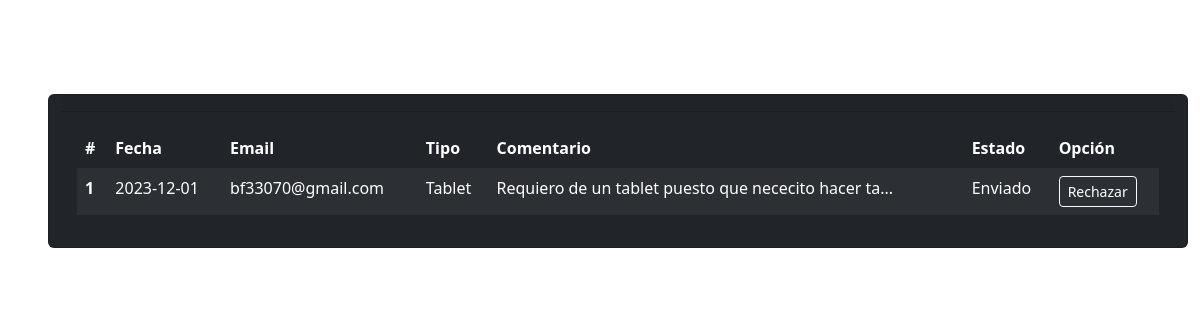
Page /pages/equipos/indexTickets.php (signed in) on the committed database.
### tables this page shows
CREATE TABLE `tickets` (
  `id` int(10) NOT NULL,
  `fecha` date DEFAULT NULL,
  `tipo_id` int(11) NOT NULL,
  `funcionario_id` int(10) NOT NULL,
  `comentario` varchar(600) NOT NULL,
  `estado` varchar(50) NOT NULL
);

CREATE TABLE `funcionarios` (
  `id` int(10) NOT NULL,
  `nombre` varchar(50) NOT NULL,
  `apellido` varchar(50) NOT NULL,
  `email` varchar(50) NOT NULL,
  `establecimiento_id` int(10) NOT NULL,
  `departamento_id` int(10) NOT NULL
);

CREATE TABLE `tipo` (
  `id` int(10) NOT NULL,
  `tipo` varchar(50) NOT NULL
);

### pages/equipos/indexTickets.php (the view, shortened to what this page needs)
<?php ob_start();
include("database/auth.php");
$query = "SELECT tickets.*, funcionarios.email AS email, tipo.tipo AS tipo
FROM tickets
LEFT JOIN tipo ON tickets.tipo_id = tipo.id
LEFT JOIN funcionarios ON tickets.funcionario_id = funcionarios.id
ORDER BY tickets.fecha DESC";
$result = mysqli_query($connection, $query);
?>
<!DOCTYPE html>
<html lang="es">
<head>
    <link rel="stylesheet" href="https://cdn.jsdelivr.net/npm/bootstrap@5.3.0/dist/css/bootstrap.min.css"
>
</head>
<body>
    <nav class="navbar navbar-expand-lg navbar-light bg-transparent py-4 px-4">
        <h2 class="fs-2 mx-4 text-white">Tickets</h2>
    </nav>
    <main class="container mx-5">
        <div class="row" id="contenedortabla">
            <div class="card text-bg-dark">
                <div class="card-header">
                </div>
                <div class="card-body table-responsive text-bg-dark">
                    <table class="table table-hover table-dark table-striped tableAux  table-borderless"
                        id="dataTablesTickets">
                        <thead>
                            <tr>
                                <th scope="col">#</th>
                                <th scope="col">Fecha</th>
                                <th scope="col">Email</th>
                                <th scope="col">Tipo</th>
                                <th scope="col">Comentario</th>
                                <th scope="col">Estado</th>
                                <th scope="col">Opción</th>
                            </tr>
                        </thead>
                        <tbody>
                            <?php while ($fila = mysqli_fetch_array($result)): ?>
                                <tr>
                                    <th scope="row">
                                        <?= $fila['id'] ?>
                                    </th>
                                    <td>
                                        <?= $fila['fecha'] ?>
                                    </td>
                                    <td>
                                        <?= $fila['email'] ?>
                                    </td>
                                    <td>
                                        <?= $fila['tipo'] ?>
                                    </td>
                                    <td data-bs-toggle="popover"
                                        data-bs-content="<?= htmlspecialchars($fila['comentario']) ?>">
                                        <?= strlen($fila['comentario']) > 50 ? htmlspecialchars(substr($fila['comentario'], 0, 50)) . '...' : htmlspecialchars($fila['comentario']) ?>
                                    </td>
                                    <td>
                                        <?= $fila['estado'] ?>
                                    </td>
                                    <td>
                                        <a href="index.php?p=equipos/ticketsAction/update&id=<?= $fila['id'] ?>"
                                            class="btn btn-sm text-white btn-outline-warning border border-light">Rechazar</a>
                                    </td>
                                </tr>
                            <?php endwhile; ?>
                        </tbody>
                    </table>
                </div>
            </div>
        </div>
    </main>
</body>
</html>

### rows in the picture
tickets: id "1", fecha "2023-12-01", funcionario.email "bf33070@gmail.com", tipo.tipo "Tablet", comentario "Requiero de un tablet puesto que nececito hacer ta", estado "Enviado"
